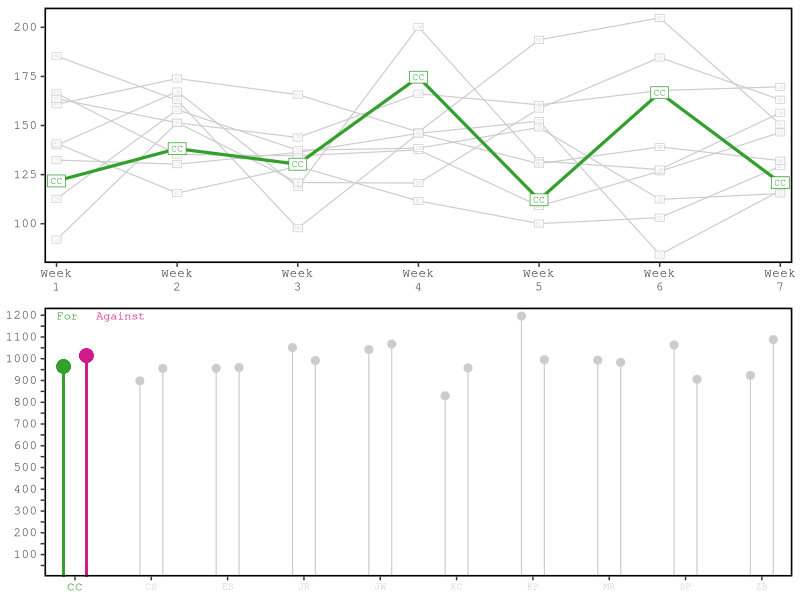
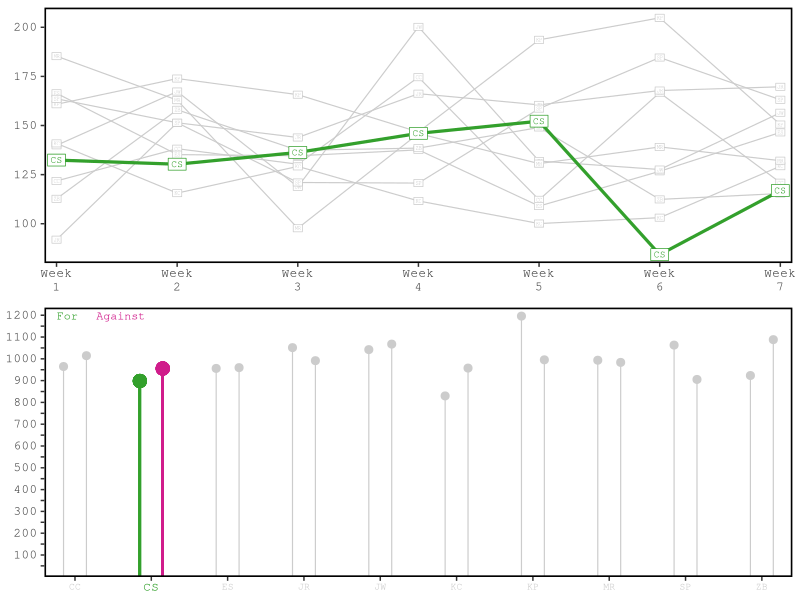
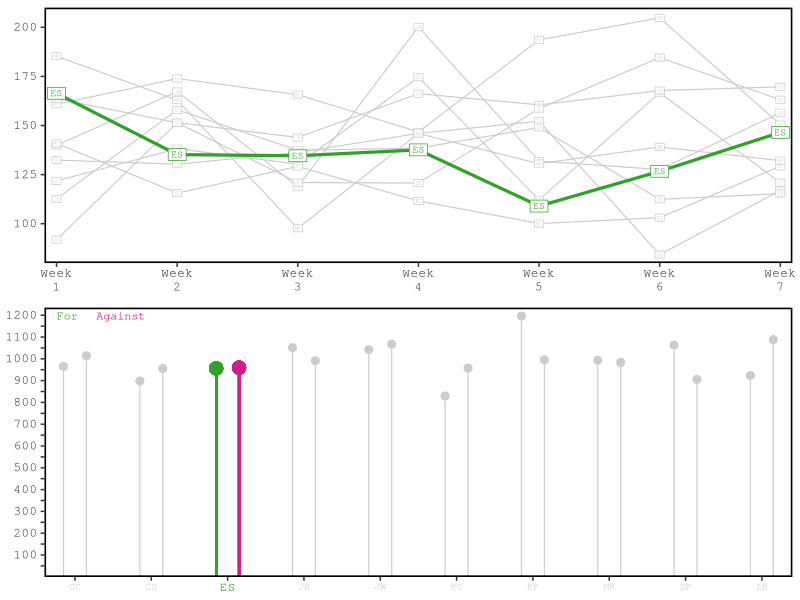
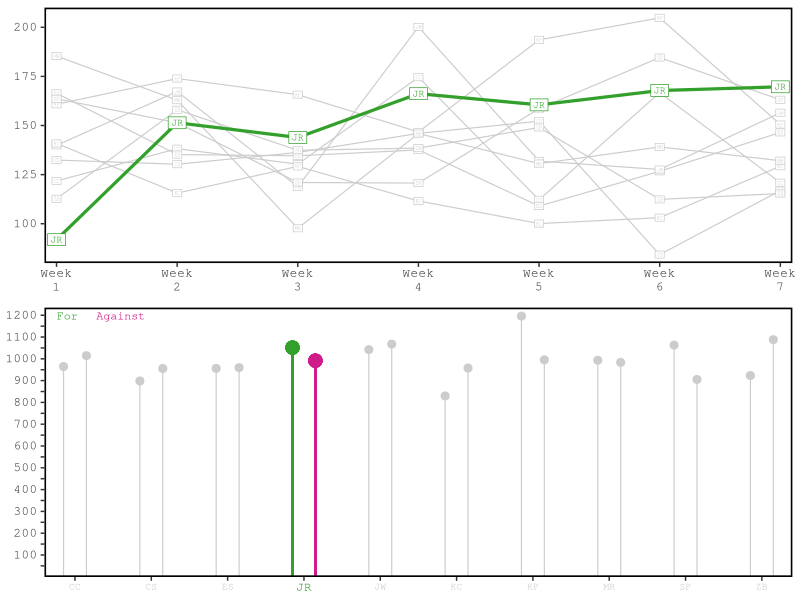
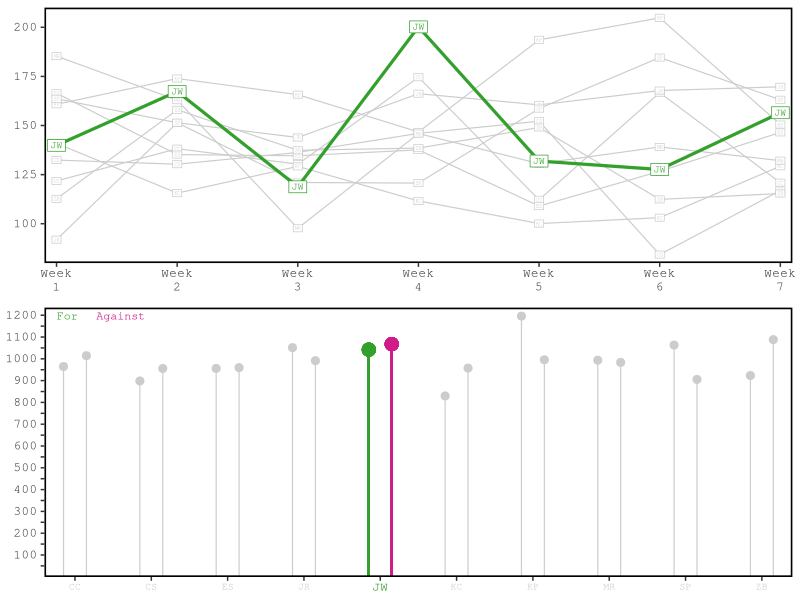
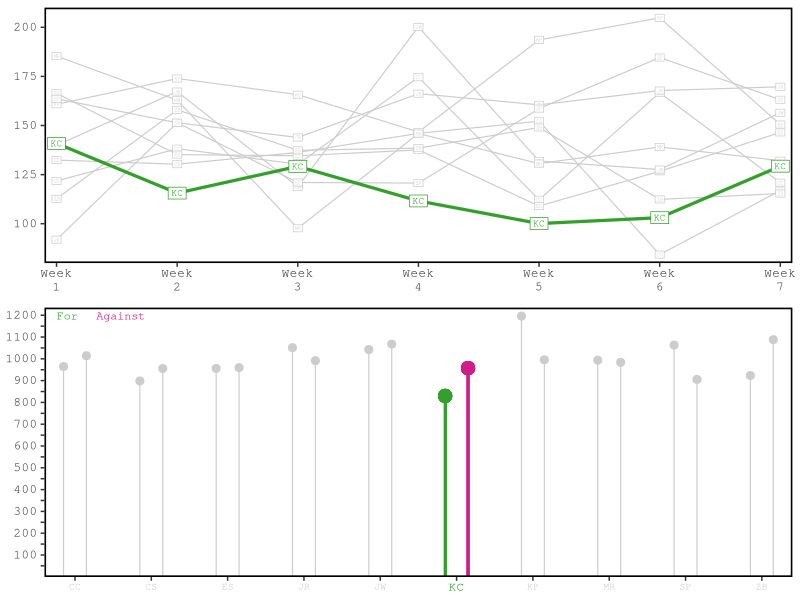
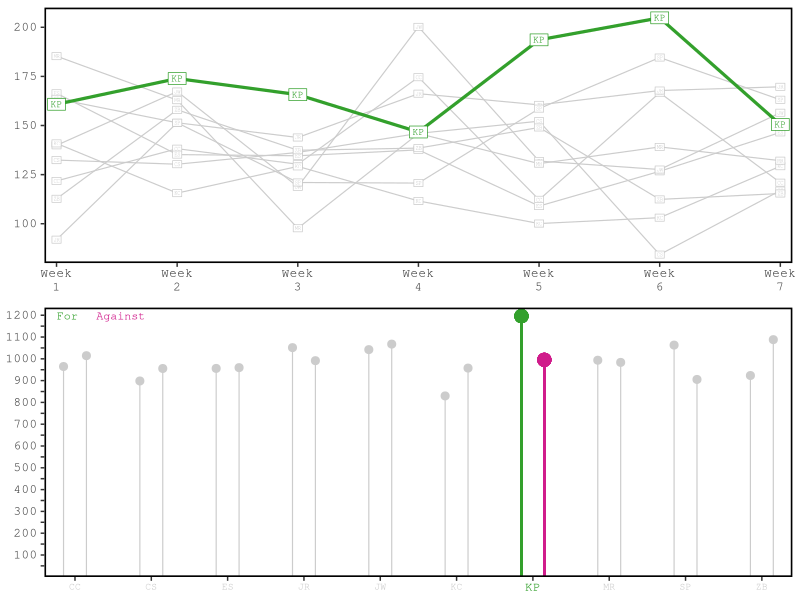
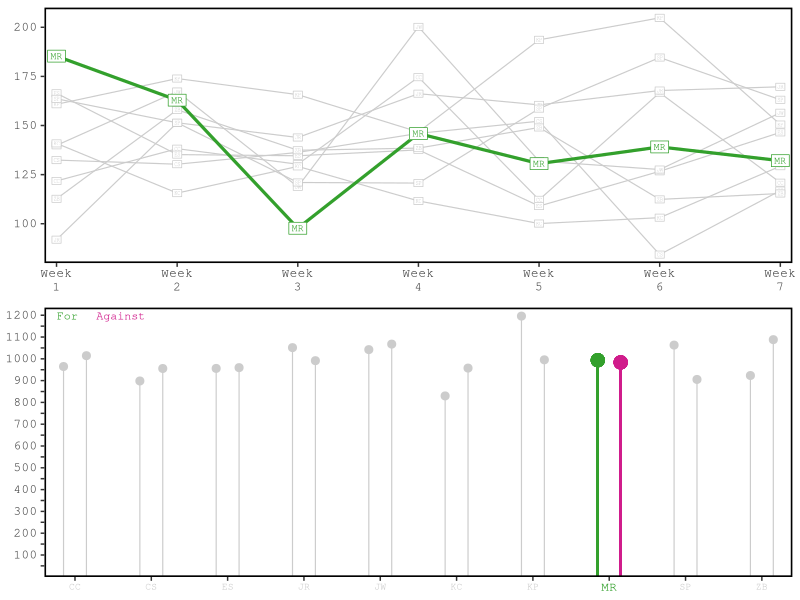

These charts were generated, in order, by the following R code:
### ************************************
### PREFACE ----
### ************************************

# future improvement ideas:

# distill manual input for teams down to single vectors for points for 
# and bench points, then use each team's schedule to determing opponent info

# auto adjust y axis for lollipop plots... could use something like this: 
# ifelse(max(master.smry.df$y.pts.for) > max(master.smry.df$y.pts.agn),
# yes = max(master.smry.df$y.pts.for)+25, 
# no = max(master.smry.df$y.pts.agn)+25) but 25 wouldn't work as a fixed value
# and how to handle breaks and labels...

# dependencies accessed via pkg::name
# dplyr
# ggpubr

# dependencies accessed via require
require(ggplot2)

### ************************************
### INTERNAL FUNCTION ----
### ************************************

# custsom ggplot2 theme
theme_wizard <- function(){
  # base theme specifying Courier as the font family
  theme_bw(base_family = "Courier") +
    # blank the background and grids and increase line size for the border
    theme(panel.grid.major = element_blank(),
          panel.grid.minor = element_blank(),
          panel.border = element_rect(fill = NA, size = 1.1, color = "#000000"))
}

### ************************************
### DYNAMIC INPUTS FOR PLOTS ----
### ************************************

week <- c(1:7)

# line plots:
y.lims.line.p <- c(80, 210)
y.brks.line.p <- c(100, 125, 150, 175, 200)

# lollipop plots:
y.lims.loll.p <- c(-1, 1235)
y.brks.loll.p <- c(50, 100, 150, 200, 250, 300, 350, 400, 450, 
                   500, 550, 600, 650, 700, 750, 800, 850, 900, 950, 
                   1000, 1050, 1100, 1150, 1200)
y.labs.loll.p <- c("", "100", "", "200", "", "300", "", "400", "","500", "", 
                   "600", "", "700", "", "800", "", "900", "", "1000", "", 
                   "1100", "", "1200")
wdth.mm <- 200
hght.mm <- 200

### ************************************
### DYNAMIC INPUTS FOR TEAMS ----
### ************************************

# CC
# Mr. Robinson
CC.tme.pts <- c(121.8, 138.2, 130.3, 174.6, 112.2, 166.7, 120.9)
CC.opp.pts <- c(140.9, 135.2, 137.4, 146.7, 158.6, 139.1, 156.5)

CC.tme.pts.bch <- c(55.0, 60.1, 44.0, 59.5, 71.2, 62.2, 34.7)
CC.opp.pts.bch <- c(52.9, 59.9, 53.3, 93.4, 51.8, 85.8, 33.2)

# CS
# Matt Top Swartz Bottom
CS.tme.pts <- c(132.4, 130.3, 136.3, 146.0, 152.2, 084.3, 116.9)
CS.opp.pts <- c(160.8, 162.9, 143.9, 137.6, 131.9, 103.1, 115.4)


CS.tme.pts.bch <- c(62.0, 48.2, 32.9, 75.7, 39.3, 37.9, 48.1)
CS.opp.pts.bch <- c(56.5, 31.4, 33.6, 60.0, 43.9, 25.7, 29.2)

# ES
# If It Fitz It Ships
ES.tme.pts <- c(166.4, 135.2, 134.6, 137.6, 109.0, 126.7, 146.5)
ES.opp.pts <- c(091.9, 138.2, 118.8, 146.0, 130.6, 204.8, 129.3)

ES.tme.pts.bch <- c(37.9, 59.9, 61.9, 60.0, 45.3, 49.8, 36.1)
ES.opp.pts.bch <- c(41.8, 60.1, 90.4, 75.7, 76.6, 49.8, 56.2)

# JR
# Kareem Pie
JR.tme.pts <- c(091.9, 151.4, 143.9, 166.2, 160.5, 167.8, 169.7)
JR.opp.pts <- c(166.4, 167.3, 136.3, 145.9, 100.1, 112.4, 163.1)

JR.tme.pts.bch <- c(48.8, 62.5, 33.6, 42.1, 56.1, 33.3, 34.3)
JR.opp.pts.bch <- c(37.9, 71.2, 32.9, 42.3, 34.8, 53.6, 36.9)

# JW
# Team Lunesta
JW.tme.pts <- c(139.9, 167.3, 118.8, 200.2, 131.9, 127.6, 156.5)
JW.opp.pts <- c(185.3, 151.4, 134.6, 138.5, 152.2, 184.6, 120.9)

JW.tme.pts.bch <- c(70.2, 71.2, 90.4, 93.7, 43.9, 49.4, 33.2)
JW.opp.pts.bch <- c(35.2, 62.5, 61.9, 30.9, 39.3, 82.1, 34.7)

# KC
# Mr. Rodgers Neighborhood 
KC.tme.pts <- c(140.9, 115.6, 129.2, 111.6, 100.1, 103.1, 129.3)
KC.opp.pts <- c(121.8, 158, 165.7, 120.7, 160.5, 084.3, 146.5)

KC.tme.pts.bch <- c(52.9, 87.4, 52.7, 100.6, 34.8, 25.7, 56.2)
KC.opp.pts.bch <- c(55.0, 110.4, 34.7, 24.0, 56.1, 37.9, 36.1)

# KP
# The Gordon Gurls
KP.tme.pts <- c(160.8, 173.9, 165.7, 146.7, 193.6, 204.8, 150.5)
KP.opp.pts <- c(132.4, 151.4, 129.2, 174.6, 149, 126.7, 132.1)

KP.tme.pts.bch <- c(56.5, 59.2, 34.7, 93.4, 69.2, 49.8, 56.1)
KP.opp.pts.bch <- c(62.0, 52.7, 52.7, 59.5, 37.5, 49.8, 25.2)

# MR
# Big Johnson
MR.tme.pts <- c(185.3, 162.9, 097.7, 145.9, 130.6, 139.1, 132.1)
MR.opp.pts <- c(139.9, 130.3, 121.0, 166.2, 109.0, 166.7, 150.5)

MR.tme.pts.bch <- c(35.2, 31.4, 51.8, 42.3, 76.6, 85.8, 25.2)
MR.opp.pts.bch <- c(70.2, 48.2, 86.0, 42.1, 45.3, 62.2, 56.1)

# SP
# maHomes Alone
SP.tme.pts <- c(163.6, 151.4, 121.0, 120.7, 158.6, 184.6, 163.1)
SP.opp.pts <- c(112.7, 173.9, 097.7, 111.6, 112.2, 127.6, 169.7)

SP.tme.pts.bch <- c(68.5, 52.7, 86.0, 024.0, 51.8, 82.1, 36.9)
SP.opp.pts.bch <- c(72.4, 59.2, 51.8, 100.6, 71.2, 49.4, 34.3)

# ZB
# Notorious Outlaw
ZB.tme.pts <- c(112.7, 158.0, 137.4, 138.5, 149.0, 112.4, 115.4)
ZB.opp.pts <- c(163.6, 115.6, 130.3, 200.2, 193.6, 167.8, 116.9)

ZB.tme.pts.bch <- c(72.4, 110.4, 53.3, 30.9, 37.5, 53.6, 29.2)
ZB.opp.pts.bch <- c(68.5, 087.4, 44.0, 93.7, 69.2, 32.3, 48.1)

### ************************************
### STATIC INPUTS ----
### ************************************

teams <- c("CC", "CS", "ES", "JR", "JW", "KC", "KP", "MR", "SP", "ZB")

# schedules
CC.sch <- c("KC", "ES", "ZB", "KP", "SP", "MR", "JW",
            "JR", "KC", "CS", "ZB", "KP", "SP")
CS.sch <- c("KP", "MR", "JR", "ES", "JW", "KC", "ZB",
            "SP", "JW", "CC", "MR", "JR", "ES")
ES.sch <- c("JR", "CC", "JW", "CS", "MR", "KP", "KC",
            "ZB", "MR", "JR", "SP", "JW", "CS")
JR.sch <- c("ES", "JW", "CS", "MR", "KC", "ZB", "SP",
            "CC", "KP", "ES", "JW", "CS", "MR")
JW.sch <- c("MR", "JR", "ES", "ZB", "CS", "SP", "CC",
            "KP", "CS", "MR", "JR", "ES", "KC")
KC.sch <- c("CC", "ZB", "KP", "SP", "JR", "CS", "ES",
            "MR", "CC", "ZB", "KP", "SP", "JW")
KP.sch <- c("CS", "SP", "KC", "CC", "ZB", "ES", "MR",
            "JW", "JR", "SP", "KC", "CC", "ZB")
MR.sch <- c("JW", "ES", "SP", "JR", "ES", "CC", "KP",
            "KC", "ES", "JW", "CS", "ZB", "JR")
SP.sch <- c("ZB", "KP", "MR", "KC", "CC", "JW", "JR",
            "CS", "ZB", "KP", "ES", "KC", "CC")
ZB.sch <- c("SP", "KC", "CC", "JW", "KP", "JR", "CS",
            "ES", "SP", "KC", "CC", "MR", "KP")

### ************************************
### CREATE TEAM DATA.FRAMES ----
### ************************************

CC.df <- data.frame("Week" = week,
                    "Team" = "CC",
                    "Win" = ifelse(CC.tme.pts > CC.opp.pts, yes = 1, no = 0),
                    "Loss" = ifelse(CC.tme.pts < CC.opp.pts, yes = 1, no = 0),
                    "Points.For" = CC.tme.pts,
                    "Points.Agnst" = CC.opp.pts,
                    "Opponent" = CC.sch[week],
                    "Bench.For" = CC.tme.pts.bch,
                    "Bench.Agnst" = CC.opp.pts.bch)

CS.df <- data.frame("Week" = week,
                    "Team" = "CS",
                    "Win" = ifelse(CS.tme.pts > CS.opp.pts, yes = 1, no = 0),
                    "Loss" = ifelse(CS.tme.pts < CS.opp.pts, yes = 1, no = 0),
                    "Points.For" = CS.tme.pts,
                    "Points.Agnst" = CS.opp.pts,
                    "Opponent" = CS.sch[week],
                    "Bench.For" = CS.tme.pts.bch,
                    "Bench.Agnst" = CS.opp.pts.bch)

ES.df <- data.frame("Week" = week,
                    "Team" = "ES",
                    "Win" = ifelse(ES.tme.pts > ES.opp.pts, yes = 1, no = 0),
                    "Loss" = ifelse(ES.tme.pts < ES.opp.pts, yes = 1, no = 0),
                    "Points.For" = ES.tme.pts,
                    "Points.Agnst" = ES.opp.pts,
                    "Opponent" = ES.sch[week],
                    "Bench.For" = ES.tme.pts.bch,
                    "Bench.Agnst" = ES.opp.pts.bch)

JR.df <- data.frame("Week" = week,
                    "Team" = "JR",
                    "Win" = ifelse(JR.tme.pts > JR.opp.pts, yes = 1, no = 0),
                    "Loss" = ifelse(JR.tme.pts < JR.opp.pts, yes = 1, no = 0),
                    "Points.For" = JR.tme.pts,
                    "Points.Agnst" = JR.opp.pts,
                    "Opponent" = JR.sch[week],
                    "Bench.For" = JR.tme.pts.bch,
                    "Bench.Agnst" = JR.opp.pts.bch)

JW.df <- data.frame("Week" = week,
                    "Team" = "JW",
                    "Win" = ifelse(JW.tme.pts > JW.opp.pts, yes = 1, no = 0),
                    "Loss" = ifelse(JW.tme.pts < JW.opp.pts, yes = 1, no = 0),
                    "Points.For" = JW.tme.pts,
                    "Points.Agnst" = JW.opp.pts,
                    "Opponent" = JW.sch[week],
                    "Bench.For" = JW.tme.pts.bch,
                    "Bench.Agnst" = JW.opp.pts.bch)

KC.df <- data.frame("Week" = week,
                    "Team" = "KC",
                    "Win" = ifelse(KC.tme.pts > KC.opp.pts, yes = 1, no = 0),
                    "Loss" = ifelse(KC.tme.pts < KC.opp.pts, yes = 1, no = 0),
                    "Points.For" = KC.tme.pts,
                    "Points.Agnst" = KC.opp.pts,
                    "Opponent" = KC.sch[week],
                    "Bench.For" = KC.tme.pts.bch,
                    "Bench.Agnst" = KC.opp.pts.bch)

KP.df <- data.frame("Week" = week,
                    "Team" = "KP",
                    "Win" = ifelse(KP.tme.pts > KP.opp.pts, yes = 1, no = 0),
                    "Loss" = ifelse(KP.tme.pts < KP.opp.pts, yes = 1, no = 0),
                    "Points.For" = KP.tme.pts,
                    "Points.Agnst" = KP.opp.pts,
                    "Opponent" = KP.sch[week],
                    "Bench.For" = KP.tme.pts.bch,
                    "Bench.Agnst" = KP.opp.pts.bch)

MR.df <- data.frame("Week" = week,
                    "Team" = "MR",
                    "Win" = ifelse(MR.tme.pts > MR.opp.pts, yes = 1, no = 0),
                    "Loss" = ifelse(MR.tme.pts < MR.opp.pts, yes = 1, no = 0),
                    "Points.For" = MR.tme.pts,
                    "Points.Agnst" = MR.opp.pts,
                    "Opponent" = MR.sch[week],
                    "Bench.For" = MR.tme.pts.bch,
                    "Bench.Agnst" = MR.opp.pts.bch)

SP.df <- data.frame("Week" = week,
                    "Team" = "SP",
                    "Win" = ifelse(SP.tme.pts > SP.opp.pts, yes = 1, no = 0),
                    "Loss" = ifelse(SP.tme.pts < SP.opp.pts, yes = 1, no = 0),
                    "Points.For" = SP.tme.pts,
                    "Points.Agnst" = SP.opp.pts,
                    "Opponent" = SP.sch[week],
                    "Bench.For" = SP.tme.pts.bch,
                    "Bench.Agnst" = SP.opp.pts.bch)

ZB.df <- data.frame("Week" = week,
                    "Team" = "ZB",
                    "Win" = ifelse(ZB.tme.pts > ZB.opp.pts, yes = 1, no = 0),
                    "Loss" = ifelse(ZB.tme.pts < ZB.opp.pts, yes = 1, no = 0),
                    "Points.For" = ZB.tme.pts,
                    "Points.Agnst" = ZB.opp.pts,
                    "Opponent" = ZB.sch[week],
                    "Bench.For" = ZB.tme.pts.bch,
                    "Bench.Agnst" = ZB.opp.pts.bch)

master.team.df <- rbind(CC.df, CS.df, ES.df, JR.df, JW.df,
                        KC.df, KP.df, MR.df, SP.df, ZB.df)

### ************************************
### LINE PLOTS ----
### ************************************

# master line plot
p.line <- ggplot(data = master.team.df, 
                 aes(x = Week, y = Points.For, group = Team)) +
  geom_line(size = 0.4, color = "#cccccc") +
  geom_label(size = 1.4, aes(label = Team), vjust = "middle", hjust = "middle",
             label.r = unit(0, "mm"), label.padding = unit(0.4, "mm"),
             family = "Courier", color = "#cccccc") +
  scale_x_continuous(limits = c(head(week, n = 1), tail(week, n = 1)),
                     labels = paste("Week\n", week, sep = ""), breaks = week, 
                     expand = c(0, 0.1)) +
  scale_y_continuous(limits = y.lims.line.p, breaks = y.brks.line.p, 
                     expand = c(0, 0)) +
  theme_wizard() +
  theme(axis.title = element_blank(),
        axis.text = element_text(size = 9))

# team specific line plots
p.line.CC <- p.line +
  geom_path(size = 1.1, data = CC.df, x = CC.df$Week, y = CC.df$Points.For, 
            color = "#33a02c", inherit.aes = FALSE) +
  geom_label(size = 2.4, data = CC.df, x = CC.df$Week, y = CC.df$Points.For,
             label = CC.df$Team, vjust = "middle", hjust = "middle", 
             label.r = unit(0, "mm"), label.padding = unit(0.75, "mm"),
             family = "Courier", color = "#33a02c", inherit.aes = FALSE)

p.line.CS <- p.line +
  geom_path(size = 1.1, data = CS.df, x = CS.df$Week, y = CS.df$Points.For, 
            color = "#33a02c", inherit.aes = FALSE) +
  geom_label(size = 2.4, data = CS.df, x = CS.df$Week, y = CS.df$Points.For,
             label = CS.df$Team, vjust = "middle", hjust = "middle", 
             label.r = unit(0, "mm"), label.padding = unit(0.75, "mm"),
             family = "Courier", color = "#33a02c", inherit.aes = FALSE)

p.line.ES <- p.line +
  geom_path(size = 1.1, data = ES.df, x = ES.df$Week, y = ES.df$Points.For, 
            color = "#33a02c", inherit.aes = FALSE) +
  geom_label(size = 2.4, data = ES.df, x = ES.df$Week, y = ES.df$Points.For,
             label = ES.df$Team, vjust = "middle", hjust = "middle", 
             label.r = unit(0, "mm"), label.padding = unit(0.75, "mm"),
             family = "Courier", color = "#33a02c", inherit.aes = FALSE)

p.line.JR <- p.line +
  geom_path(size = 1.1, data = JR.df, x = JR.df$Week, y = JR.df$Points.For, 
            color = "#33a02c", inherit.aes = FALSE) +
  geom_label(size = 2.4, data = JR.df, x = JR.df$Week, y = JR.df$Points.For,
             label = JR.df$Team, vjust = "middle", hjust = "middle", 
             label.r = unit(0, "mm"), label.padding = unit(0.75, "mm"),
             family = "Courier", color = "#33a02c", inherit.aes = FALSE)

p.line.JW <- p.line +
  geom_path(size = 1.1, data = JW.df, x = JW.df$Week, y = JW.df$Points.For, 
            color = "#33a02c", inherit.aes = FALSE) +
  geom_label(size = 2.4, data = JW.df, x = JW.df$Week, y = JW.df$Points.For,
             label = JW.df$Team, vjust = "middle", hjust = "middle", 
             label.r = unit(0, "mm"), label.padding = unit(0.75, "mm"),
             family = "Courier", color = "#33a02c", inherit.aes = FALSE)

p.line.KC <- p.line +
  geom_path(size = 1.1, data = KC.df, x = KC.df$Week, y = KC.df$Points.For, 
            color = "#33a02c", inherit.aes = FALSE) +
  geom_label(size = 2.4, data = KC.df, x = KC.df$Week, y = KC.df$Points.For,
             label = KC.df$Team, vjust = "middle", hjust = "middle", 
             label.r = unit(0, "mm"), label.padding = unit(0.75, "mm"),
             family = "Courier", color = "#33a02c", inherit.aes = FALSE)

p.line.KP <- p.line +
  geom_path(size = 1.1, data = KP.df, x = KP.df$Week, y = KP.df$Points.For, 
            color = "#33a02c", inherit.aes = FALSE) +
  geom_label(size = 2.4, data = KP.df, x = KP.df$Week, y = KP.df$Points.For,
             label = KP.df$Team, vjust = "middle", hjust = "middle", 
             label.r = unit(0, "mm"), label.padding = unit(0.75, "mm"),
             family = "Courier", color = "#33a02c", inherit.aes = FALSE)

p.line.MR <- p.line +
  geom_path(size = 1.1, data = MR.df, x = MR.df$Week, y = MR.df$Points.For, 
            color = "#33a02c", inherit.aes = FALSE) +
  geom_label(size = 2.4, data = MR.df, x = MR.df$Week, y = MR.df$Points.For,
             label = MR.df$Team, vjust = "middle", hjust = "middle", 
             label.r = unit(0, "mm"), label.padding = unit(0.75, "mm"),
             family = "Courier", color = "#33a02c", inherit.aes = FALSE)

p.line.SP <- p.line +
  geom_path(size = 1.1, data = SP.df, x = SP.df$Week, y = SP.df$Points.For, 
            color = "#33a02c", inherit.aes = FALSE) +
  geom_label(size = 2.4, data = SP.df, x = SP.df$Week, y = SP.df$Points.For,
             label = SP.df$Team, vjust = "middle", hjust = "middle", 
             label.r = unit(0, "mm"), label.padding = unit(0.75, "mm"),
             family = "Courier", color = "#33a02c", inherit.aes = FALSE)

p.line.ZB <- p.line +
  geom_path(size = 1.1, data = ZB.df, x = ZB.df$Week, y = ZB.df$Points.For, 
            color = "#33a02c", inherit.aes = FALSE) +
  geom_label(size = 2.4, data = ZB.df, x = ZB.df$Week, y = ZB.df$Points.For,
             label = ZB.df$Team, vjust = "middle", hjust = "middle", 
             label.r = unit(0, "mm"), label.padding = unit(0.75, "mm"),
             family = "Courier", color = "#33a02c", inherit.aes = FALSE)

### ************************************
### CREATE SUMMARY STATS DATA.FRAMES ----
### ************************************

master.smry.df <- data.frame("Team" = teams,
                             "x.pts.for" = c(1:10)-0.15,
                             "x.pts.agn" = c(1:10)+0.15,
                             "y.pts.for" = c(sum(CC.tme.pts), sum(CS.tme.pts),
                                             sum(ES.tme.pts), sum(JR.tme.pts),
                                             sum(JW.tme.pts), sum(KC.tme.pts),
                                             sum(KP.tme.pts), sum(MR.tme.pts),
                                             sum(SP.tme.pts), sum(ZB.tme.pts)),
                             "y.pts.agn" = c(sum(CC.opp.pts), sum(CS.opp.pts),
                                             sum(ES.opp.pts), sum(JR.opp.pts),
                                             sum(JW.opp.pts), sum(KC.opp.pts),
                                             sum(KP.opp.pts), sum(MR.opp.pts),
                                             sum(SP.opp.pts), sum(ZB.opp.pts)))

CC.smry.df <- dplyr::filter(master.smry.df, Team == "CC")
CS.smry.df <- dplyr::filter(master.smry.df, Team == "CS")
ES.smry.df <- dplyr::filter(master.smry.df, Team == "ES")
JR.smry.df <- dplyr::filter(master.smry.df, Team == "JR")
JW.smry.df <- dplyr::filter(master.smry.df, Team == "JW")
KC.smry.df <- dplyr::filter(master.smry.df, Team == "KC")
KP.smry.df <- dplyr::filter(master.smry.df, Team == "KP")
MR.smry.df <- dplyr::filter(master.smry.df, Team == "MR")
SP.smry.df <- dplyr::filter(master.smry.df, Team == "SP")
ZB.smry.df <- dplyr::filter(master.smry.df, Team == "ZB")

### ************************************
### LOLLIPOP PLOTS ----
### ************************************

# master lollipop plot
p.loll <- ggplot(data = master.smry.df) +
  geom_segment(size = 0.4, x = master.smry.df$x.pts.for, 
               xend = master.smry.df$x.pts.for, y = -0.1, 
               yend = master.smry.df$y.pts.for, color = "#cccccc", alpha = 1) +
  geom_point(size = 2.4, x = master.smry.df$x.pts.for, 
             y = master.smry.df$y.pts.for, color = "#cccccc", alpha = 1, 
             fill = "#cccccc", shape = 21, stroke = 0.5) +
  geom_segment(size = 0.4, x = master.smry.df$x.pts.agn, 
               xend = master.smry.df$x.pts.agn, y = -0.1, 
               yend = master.smry.df$y.pts.agn, color = "#cccccc", alpha = 1) +
  geom_point(size = 2.4, x = master.smry.df$x.pts.agn, 
             y = master.smry.df$y.pts.agn, color = "#cccccc", alpha = 1, 
             fill = "#cccccc", shape = 21, stroke = 0.5) +
  scale_x_continuous(limits = c(0.7, 10.3), breaks = c(1:10),
                     labels = teams, expand = c(0, 0.1)) +
  scale_y_continuous(limits = y.lims.loll.p, breaks = y.brks.loll.p, 
                     labels = y.labs.loll.p, expand = c(0, 0)) +
  annotate(size = 3, geom = "text", family = "Courier", color = "#33a02c", 
           x = 0.9, label = "For",
           y = ifelse(max(master.smry.df$y.pts.for) > 
                        max(master.smry.df$y.pts.agn),
                      yes = max(master.smry.df$y.pts.for), 
                      no = max(master.smry.df$y.pts.agn))) +
  annotate(size = 3, geom = "text", family = "Courier", color = "#d01c8b", 
           x = 1.6, label = "Against",
           y = ifelse(max(master.smry.df$y.pts.for) > 
                        max(master.smry.df$y.pts.agn),
                      yes = max(master.smry.df$y.pts.for), 
                      no = max(master.smry.df$y.pts.agn))) +
  theme_wizard() +
  theme(axis.title = element_blank(),
        axis.text = element_text(size = 9))

# team specific line plots
p.loll.CC <- p.loll +
  geom_segment(size = 0.8, x = CC.smry.df$x.pts.for, inherit.aes = FALSE,
               xend = CC.smry.df$x.pts.for, y = -0.1, 
               yend = CC.smry.df$y.pts.for, color = "#33a02c", alpha = 1) +
  geom_point(size = 3.3, x = CC.smry.df$x.pts.for, inherit.aes = FALSE,
             y = CC.smry.df$y.pts.for, color = "#33a02c", alpha = 1, 
             fill = "#33a02c", shape = 21, stroke = 1.1) +
  geom_segment(size = 0.8, x = CC.smry.df$x.pts.agn, inherit.aes = FALSE,
               xend = CC.smry.df$x.pts.agn, y = -0.1, 
               yend = CC.smry.df$y.pts.agn, color = "#d01c8b", alpha = 1) +
  geom_point(size = 3.3, x = CC.smry.df$x.pts.agn, inherit.aes = FALSE,
             y = CC.smry.df$y.pts.agn, color = "#d01c8b", alpha = 1, 
             fill = "#d01c8b", shape = 21, stroke = 1.1) +
  theme(axis.text.x = element_text(size = c(9, 7, 7, 7, 7, 7, 7, 7, 7, 7),
                                   color = c("#33a02c", "#cccccc", "#cccccc",
                                             "#cccccc", "#cccccc", "#cccccc", 
                                             "#cccccc", "#cccccc", "#cccccc", 
                                             "#cccccc")))

p.loll.CS <- p.loll +
  geom_segment(size = 0.8, x = CS.smry.df$x.pts.for, inherit.aes = FALSE,
               xend = CS.smry.df$x.pts.for, y = -0.1, 
               yend = CS.smry.df$y.pts.for, color = "#33a02c", alpha = 1) +
  geom_point(size = 3.3, x = CS.smry.df$x.pts.for, inherit.aes = FALSE,
             y = CS.smry.df$y.pts.for, color = "#33a02c", alpha = 1, 
             fill = "#33a02c", shape = 21, stroke = 1.1) +
  geom_segment(size = 0.8, x = CS.smry.df$x.pts.agn, inherit.aes = FALSE,
               xend = CS.smry.df$x.pts.agn, y = -0.1, 
               yend = CS.smry.df$y.pts.agn, color = "#d01c8b", alpha = 1) +
  geom_point(size = 3.3, x = CS.smry.df$x.pts.agn, inherit.aes = FALSE,
             y = CS.smry.df$y.pts.agn, color = "#d01c8b", alpha = 1, 
             fill = "#d01c8b", shape = 21, stroke = 1.1) +
  theme(axis.text.x = element_text(size = c(7, 9, 7, 7, 7, 7, 7, 7, 7, 7),
                                   color = c("#cccccc", "#33a02c", "#cccccc", 
                                             "#cccccc", "#cccccc", "#cccccc", 
                                             "#cccccc", "#cccccc", "#cccccc", 
                                             "#cccccc")))

p.loll.ES <- p.loll +
  geom_segment(size = 0.8, x = ES.smry.df$x.pts.for, inherit.aes = FALSE,
               xend = ES.smry.df$x.pts.for, y = -0.1, 
               yend = ES.smry.df$y.pts.for, color = "#33a02c", alpha = 1) +
  geom_point(size = 3.3, x = ES.smry.df$x.pts.for, inherit.aes = FALSE,
             y = ES.smry.df$y.pts.for, color = "#33a02c", alpha = 1, 
             fill = "#33a02c", shape = 21, stroke = 1.1) +
  geom_segment(size = 0.8, x = ES.smry.df$x.pts.agn, inherit.aes = FALSE,
               xend = ES.smry.df$x.pts.agn, y = -0.1, 
               yend = ES.smry.df$y.pts.agn, color = "#d01c8b", alpha = 1) +
  geom_point(size = 3.3, x = ES.smry.df$x.pts.agn, inherit.aes = FALSE,
             y = ES.smry.df$y.pts.agn, color = "#d01c8b", alpha = 1, 
             fill = "#d01c8b", shape = 21, stroke = 1.1) +
  theme(axis.text.x = element_text(size = c(7, 7, 9, 7, 7, 7, 7, 7, 7, 7),
                                   color = c("#cccccc", "#cccccc", "#33a02c", 
                                             "#cccccc", "#cccccc", "#cccccc", 
                                             "#cccccc", "#cccccc", "#cccccc", 
                                             "#cccccc")))

p.loll.JR <- p.loll +
  geom_segment(size = 0.8, x = JR.smry.df$x.pts.for, inherit.aes = FALSE,
               xend = JR.smry.df$x.pts.for, y = -0.1, 
               yend = JR.smry.df$y.pts.for, color = "#33a02c", alpha = 1) +
  geom_point(size = 3.3, x = JR.smry.df$x.pts.for, inherit.aes = FALSE,
             y = JR.smry.df$y.pts.for, color = "#33a02c", alpha = 1, 
             fill = "#33a02c", shape = 21, stroke = 1.1) +
  geom_segment(size = 0.8, x = JR.smry.df$x.pts.agn, inherit.aes = FALSE,
               xend = JR.smry.df$x.pts.agn, y = -0.1, 
               yend = JR.smry.df$y.pts.agn, color = "#d01c8b", alpha = 1) +
  geom_point(size = 3.3, x = JR.smry.df$x.pts.agn, inherit.aes = FALSE,
             y = JR.smry.df$y.pts.agn, color = "#d01c8b", alpha = 1, 
             fill = "#d01c8b", shape = 21, stroke = 1.1) +
  theme(axis.text.x = element_text(size = c(7, 7, 7, 9, 7, 7, 7, 7, 7, 7),
                                   color = c("#cccccc", "#cccccc", "#cccccc",
                                             "#33a02c", "#cccccc", "#cccccc", 
                                             "#cccccc", "#cccccc", "#cccccc", 
                                             "#cccccc")))

p.loll.JW <- p.loll +
  geom_segment(size = 0.8, x = JW.smry.df$x.pts.for, inherit.aes = FALSE,
               xend = JW.smry.df$x.pts.for, y = -0.1, 
               yend = JW.smry.df$y.pts.for, color = "#33a02c", alpha = 1) +
  geom_point(size = 3.3, x = JW.smry.df$x.pts.for, inherit.aes = FALSE,
             y = JW.smry.df$y.pts.for, color = "#33a02c", alpha = 1, 
             fill = "#33a02c", shape = 21, stroke = 1.1) +
  geom_segment(size = 0.8, x = JW.smry.df$x.pts.agn, inherit.aes = FALSE,
               xend = JW.smry.df$x.pts.agn, y = -0.1, 
               yend = JW.smry.df$y.pts.agn, color = "#d01c8b", alpha = 1) +
  geom_point(size = 3.3, x = JW.smry.df$x.pts.agn, inherit.aes = FALSE,
             y = JW.smry.df$y.pts.agn, color = "#d01c8b", alpha = 1, 
             fill = "#d01c8b", shape = 21, stroke = 1.1) +
  theme(axis.text.x = element_text(size = c(7, 7, 7, 7, 9, 7, 7, 7, 7, 7),
                                   color = c("#cccccc", "#cccccc", "#cccccc",
                                             "#cccccc", "#33a02c", "#cccccc", 
                                             "#cccccc", "#cccccc", "#cccccc", 
                                             "#cccccc")))

p.loll.KC <- p.loll +
  geom_segment(size = 0.8, x = KC.smry.df$x.pts.for, inherit.aes = FALSE,
               xend = KC.smry.df$x.pts.for, y = -0.1, 
               yend = KC.smry.df$y.pts.for, color = "#33a02c", alpha = 1) +
  geom_point(size = 3.3, x = KC.smry.df$x.pts.for, inherit.aes = FALSE,
             y = KC.smry.df$y.pts.for, color = "#33a02c", alpha = 1, 
             fill = "#33a02c", shape = 21, stroke = 1.1) +
  geom_segment(size = 0.8, x = KC.smry.df$x.pts.agn, inherit.aes = FALSE,
               xend = KC.smry.df$x.pts.agn, y = -0.1, 
               yend = KC.smry.df$y.pts.agn, color = "#d01c8b", alpha = 1) +
  geom_point(size = 3.3, x = KC.smry.df$x.pts.agn, inherit.aes = FALSE,
             y = KC.smry.df$y.pts.agn, color = "#d01c8b", alpha = 1, 
             fill = "#d01c8b", shape = 21, stroke = 1.1) +
  theme(axis.text.x = element_text(size = c(7, 7, 7, 7, 7, 9, 7, 7, 7, 7),
                                   color = c("#cccccc", "#cccccc", "#cccccc",
                                             "#cccccc", "#cccccc", "#33a02c", 
                                             "#cccccc", "#cccccc", "#cccccc", 
                                             "#cccccc")))

p.loll.KP <- p.loll +
  geom_segment(size = 0.8, x = KP.smry.df$x.pts.for, inherit.aes = FALSE,
               xend = KP.smry.df$x.pts.for, y = -0.1, 
               yend = KP.smry.df$y.pts.for, color = "#33a02c", alpha = 1) +
  geom_point(size = 3.3, x = KP.smry.df$x.pts.for, inherit.aes = FALSE,
             y = KP.smry.df$y.pts.for, color = "#33a02c", alpha = 1, 
             fill = "#33a02c", shape = 21, stroke = 1.1) +
  geom_segment(size = 0.8, x = KP.smry.df$x.pts.agn, inherit.aes = FALSE,
               xend = KP.smry.df$x.pts.agn, y = -0.1, 
               yend = KP.smry.df$y.pts.agn, color = "#d01c8b", alpha = 1) +
  geom_point(size = 3.3, x = KP.smry.df$x.pts.agn, inherit.aes = FALSE,
             y = KP.smry.df$y.pts.agn, color = "#d01c8b", alpha = 1, 
             fill = "#d01c8b", shape = 21, stroke = 1.1) +
  theme(axis.text.x = element_text(size = c(7, 7, 7, 7, 7, 7, 9, 7, 7, 7),
                                   color = c("#cccccc", "#cccccc", "#cccccc",
                                             "#cccccc", "#cccccc", "#cccccc", 
                                             "#33a02c", "#cccccc", "#cccccc", 
                                             "#cccccc")))

p.loll.MR <- p.loll +
  geom_segment(size = 0.8, x = MR.smry.df$x.pts.for, inherit.aes = FALSE,
               xend = MR.smry.df$x.pts.for, y = -0.1, 
               yend = MR.smry.df$y.pts.for, color = "#33a02c", alpha = 1) +
  geom_point(size = 3.3, x = MR.smry.df$x.pts.for, inherit.aes = FALSE,
             y = MR.smry.df$y.pts.for, color = "#33a02c", alpha = 1, 
             fill = "#33a02c", shape = 21, stroke = 1.1) +
  geom_segment(size = 0.8, x = MR.smry.df$x.pts.agn, inherit.aes = FALSE,
               xend = MR.smry.df$x.pts.agn, y = -0.1, 
               yend = MR.smry.df$y.pts.agn, color = "#d01c8b", alpha = 1) +
  geom_point(size = 3.3, x = MR.smry.df$x.pts.agn, inherit.aes = FALSE,
             y = MR.smry.df$y.pts.agn, color = "#d01c8b", alpha = 1, 
             fill = "#d01c8b", shape = 21, stroke = 1.1) +
  theme(axis.text.x = element_text(size = c(7, 7, 7, 7, 7, 7, 7, 9, 7, 7),
                                   color = c("#cccccc", "#cccccc", "#cccccc",
                                             "#cccccc", "#cccccc", "#cccccc", 
                                             "#cccccc", "#33a02c", "#cccccc", 
                                             "#cccccc")))

p.loll.SP <- p.loll +
  geom_segment(size = 0.8, x = SP.smry.df$x.pts.for, inherit.aes = FALSE,
               xend = SP.smry.df$x.pts.for, y = -0.1, 
               yend = SP.smry.df$y.pts.for, color = "#33a02c", alpha = 1) +
  geom_point(size = 3.3, x = SP.smry.df$x.pts.for, inherit.aes = FALSE,
             y = SP.smry.df$y.pts.for, color = "#33a02c", alpha = 1, 
             fill = "#33a02c", shape = 21, stroke = 1.1) +
  geom_segment(size = 0.8, x = SP.smry.df$x.pts.agn, inherit.aes = FALSE,
               xend = SP.smry.df$x.pts.agn, y = -0.1, 
               yend = SP.smry.df$y.pts.agn, color = "#d01c8b", alpha = 1) +
  geom_point(size = 3.3, x = SP.smry.df$x.pts.agn, inherit.aes = FALSE,
             y = SP.smry.df$y.pts.agn, color = "#d01c8b", alpha = 1, 
             fill = "#d01c8b", shape = 21, stroke = 1.1) +
  theme(axis.text.x = element_text(size = c(7, 7, 7, 7, 7, 7, 7, 7, 9, 7),
                                   color = c("#cccccc", "#cccccc", "#cccccc",
                                             "#cccccc", "#cccccc", "#cccccc", 
                                             "#cccccc", "#cccccc", "#33a02c",  
                                             "#cccccc")))

p.loll.ZB <- p.loll +
  geom_segment(size = 0.8, x = ZB.smry.df$x.pts.for, inherit.aes = FALSE,
               xend = ZB.smry.df$x.pts.for, y = -0.1, 
               yend = ZB.smry.df$y.pts.for, color = "#33a02c", alpha = 1) +
  geom_point(size = 3.3, x = ZB.smry.df$x.pts.for, inherit.aes = FALSE,
             y = ZB.smry.df$y.pts.for, color = "#33a02c", alpha = 1, 
             fill = "#33a02c", shape = 21, stroke = 1.1) +
  geom_segment(size = 0.8, x = ZB.smry.df$x.pts.agn, inherit.aes = FALSE,
               xend = ZB.smry.df$x.pts.agn, y = -0.1, 
               yend = ZB.smry.df$y.pts.agn, color = "#d01c8b", alpha = 1) +
  geom_point(size = 3.3, x = ZB.smry.df$x.pts.agn, inherit.aes = FALSE,
             y = ZB.smry.df$y.pts.agn, color = "#d01c8b", alpha = 1, 
             fill = "#d01c8b", shape = 21, stroke = 1.1) +
  theme(axis.text.x = element_text(size = c(7, 7, 7, 7, 7, 7, 7, 7, 7, 9),
                                   color = c("#cccccc", "#cccccc", "#cccccc",
                                             "#cccccc", "#cccccc", "#cccccc", 
                                             "#cccccc", "#cccccc", "#cccccc", 
                                             "#33a02c")))

### ************************************
### ARRANGE LINES AND LOLLIPOPS ----
### ************************************

# using ggpubr, arrange plots into panels
p.CC <- ggpubr::ggarrange(p.line.CC, p.loll.CC, ncol = 1, nrow = 2, align = "v")
p.CS <- ggpubr::ggarrange(p.line.CS, p.loll.CS, ncol = 1, nrow = 2, align = "v")
p.ES <- ggpubr::ggarrange(p.line.ES, p.loll.ES, ncol = 1, nrow = 2, align = "v")
p.JR <- ggpubr::ggarrange(p.line.JR, p.loll.JR, ncol = 1, nrow = 2, align = "v")
p.JW <- ggpubr::ggarrange(p.line.JW, p.loll.JW, ncol = 1, nrow = 2, align = "v")
p.KC <- ggpubr::ggarrange(p.line.KC, p.loll.KC, ncol = 1, nrow = 2, align = "v")
p.KP <- ggpubr::ggarrange(p.line.KP, p.loll.KP, ncol = 1, nrow = 2, align = "v")
p.MR <- ggpubr::ggarrange(p.line.MR, p.loll.MR, ncol = 1, nrow = 2, align = "v")
p.SP <- ggpubr::ggarrange(p.line.SP, p.loll.SP, ncol = 1, nrow = 2, align = "v")
p.ZB <- ggpubr::ggarrange(p.line.ZB, p.loll.ZB, ncol = 1, nrow = 2, align = "v")

### ************************************
### SAVE PLOTS ----
### ************************************

# save plots
setwd("~/Desktop/fantasy/week7/")
ggsave("CC.pdf", plot = p.CC, dpi = 600, width = wdth.mm, height = hght.mm, 
       units = "mm", device = "pdf")
ggsave("CS.pdf", plot = p.CS, dpi = 600, width = wdth.mm, height = hght.mm, 
       units = "mm", device = "pdf")
ggsave("ES.pdf", plot = p.ES, dpi = 600, width = wdth.mm, height = hght.mm, 
       units = "mm", device = "pdf")
ggsave("JR.pdf", plot = p.JR, dpi = 600, width = wdth.mm, height = hght.mm, 
       units = "mm", device = "pdf")
ggsave("JW.pdf", plot = p.JW, dpi = 600, width = wdth.mm, height = hght.mm, 
       units = "mm", device = "pdf")
ggsave("KC.pdf", plot = p.KC, dpi = 600, width = wdth.mm, height = hght.mm, 
       units = "mm", device = "pdf")
ggsave("KP.pdf", plot = p.KP, dpi = 600, width = wdth.mm, height = hght.mm, 
       units = "mm", device = "pdf")
ggsave("MR.pdf", plot = p.MR, dpi = 600, width = wdth.mm, height = hght.mm, 
       units = "mm", device = "pdf")
ggsave("SP.pdf", plot = p.SP, dpi = 600, width = wdth.mm, height = hght.mm, 
       units = "mm", device = "pdf")
ggsave("ZB.pdf", plot = p.ZB, dpi = 600, width = wdth.mm, height = hght.mm, 
       units = "mm", device = "pdf")

save.image(file = "zzWeek7_WS.Rdata")
